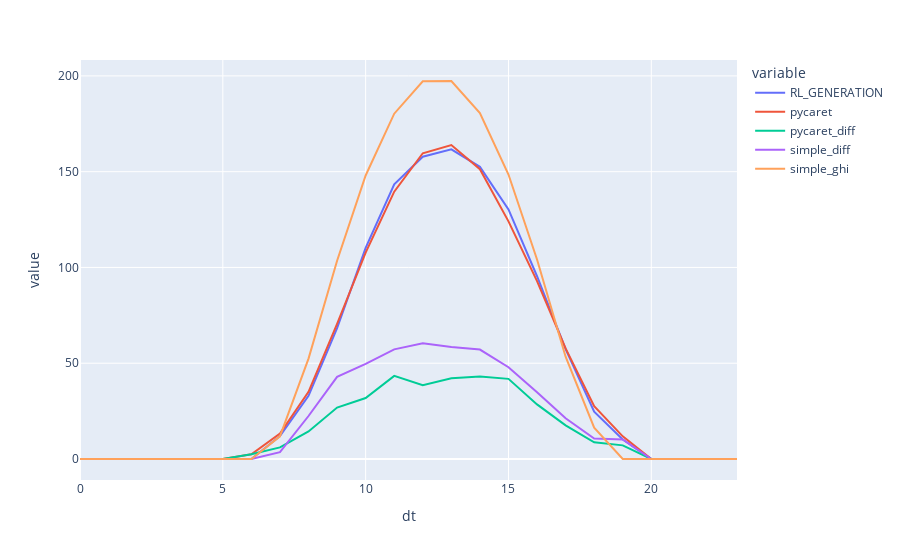

The code cell stored with this chart in its notebook:
### Code cell
mon_res.plot()

### Figure 1 — Plotly figure (JSON) as saved in the notebook; plotly's stock layout.template omitted (floating-point values rounded to 4 significant figures)
{"data": [{"hovertemplate": "variable=RL_GENERATION<br>dt=%{x}<br>value=%{y}<extra></extra>", "legendgroup": "RL_GENERATION", "line": {"color": "#636efa", "dash": "solid"}, "marker": {"symbol": "circle"}, "mode": "lines", "name": "RL_GENERATION", "orientation": "v", "showlegend": true, "type": "scatter", "x": [0, 1, 2, 3, 4, 5, 6, 7, 8, 9, 10, 11, 12, 13, 14, 15, 16, 17, 18, 19, 20, 21, 22, 23], "xaxis": "x", "y": [0, 0, 0, 0, 0, 0, 0, 11.96, 32.96, 68.3, 110.3, 143.5, 157.8, 161.7, 152.5, 130.3, 95.4, 57.43, 24.74, 10.17, 0, 0, 0, 0], "yaxis": "y"}, {"hovertemplate": "variable=pycaret<br>dt=%{x}<br>value=%{y}<extra></extra>", "legendgroup": "pycaret", "line": {"color": "#EF553B", "dash": "solid"}, "marker": {"symbol": "circle"}, "mode": "lines", "name": "pycaret", "orientation": "v", "showlegend": true, "type": "scatter", "x": [0, 1, 2, 3, 4, 5, 6, 7, 8, 9, 10, 11, 12, 13, 14, 15, 16, 17, 18, 19, 20, 21, 22, 23], "xaxis": "x", "y": [0, 0, 0, 0, 0, 0, 2.444, 13.28, 35.09, 70.51, 107.7, 139.5, 159.6, 163.9, 151.3, 124.1, 92.9, 57.78, 27.57, 11.84, 0, 0, 0, 0], "yaxis": "y"}, {"hovertemplate": "variable=pycaret_diff<br>dt=%{x}<br>value=%{y}<extra></extra>", "legendgroup": "pycaret_diff", "line": {"color": "#00cc96", "dash": "solid"}, "marker": {"symbol": "circle"}, "mode": "lines", "name": "pycaret_diff", "orientation": "v", "showlegend": true, "type": "scatter", "x": [0, 1, 2, 3, 4, 5, 6, 7, 8, 9, 10, 11, 12, 13, 14, 15, 16, 17, 18, 19, 20, 21, 22, 23], "xaxis": "x", "y": [0, 0, 0, 0, 0, 0, 2.444, 6.058, 14.39, 26.86, 31.83, 43.38, 38.57, 42.16, 43.08, 41.84, 28.5, 17.55, 8.746, 7.108, 0, 0, 0, 0], "yaxis": "y"}, {"hovertemplate": "variable=simple_diff<br>dt=%{x}<br>value=%{y}<extra></extra>", "legendgroup": "simple_diff", "line": {"color": "#ab63fa", "dash": "solid"}, "marker": {"symbol": "circle"}, "mode": "lines", "name": "simple_diff", "orientation": "v", "showlegend": true, "type": "scatter", "x": [0, 1, 2, 3, 4, 5, 6, 7, 8, 9, 10, 11, 12, 13, 14, 15, 16, 17, 18, 19, 20, 21, 22, 23], "xaxis": "x", "y": [0, 0, 0, 0, 0, 0, 0, 3.594, 22.44, 42.88, 49.68, 57.26, 60.39, 58.53, 57.15, 47.93, 34.91, 21.23, 10.66, 10.17, 0, 0, 0, 0], "yaxis": "y"}, {"hovertemplate": "variable=simple_ghi<br>dt=%{x}<br>value=%{y}<extra></extra>", "legendgroup": "simple_ghi", "line": {"color": "#FFA15A", "dash": "solid"}, "marker": {"symbol": "circle"}, "mode": "lines", "name": "simple_ghi", "orientation": "v", "showlegend": true, "type": "scatter", "x": [0, 1, 2, 3, 4, 5, 6, 7, 8, 9, 10, 11, 12, 13, 14, 15, 16, 17, 18, 19, 20, 21, 22, 23], "xaxis": "x", "y": [0, 0, 0, 0, 0, 0, 0, 11.83, 52.39, 103.5, 148.0, 180.3, 197.2, 197.3, 180.6, 148.5, 104.2, 53.38, 16.34, 0, 0, 0, 0, 0], "yaxis": "y"}], "layout": {"autosize": true, "legend": {"title": {"text": "variable"}, "tracegroupgap": 0}, "margin": {"t": 60}, "xaxis": {"anchor": "y", "autorange": true, "domain": [0, 1], "range": [0, 23], "title": {"text": "dt"}, "type": "linear"}, "yaxis": {"anchor": "x", "autorange": true, "domain": [0, 1], "range": [-10.96, 208.3], "title": {"text": "value"}, "type": "linear"}}}
